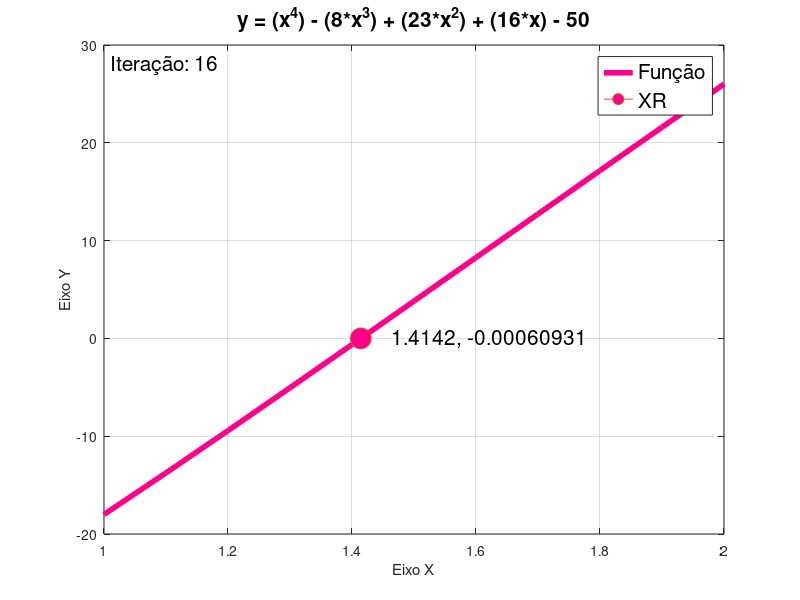
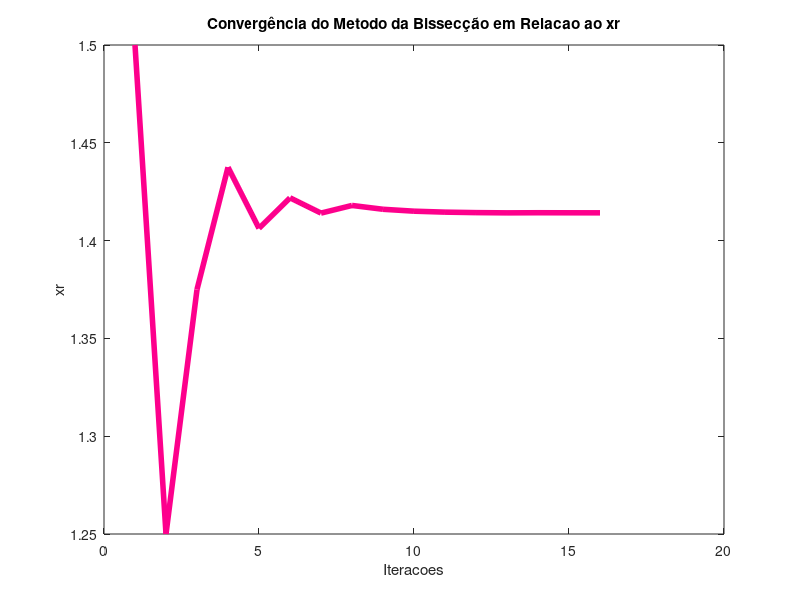
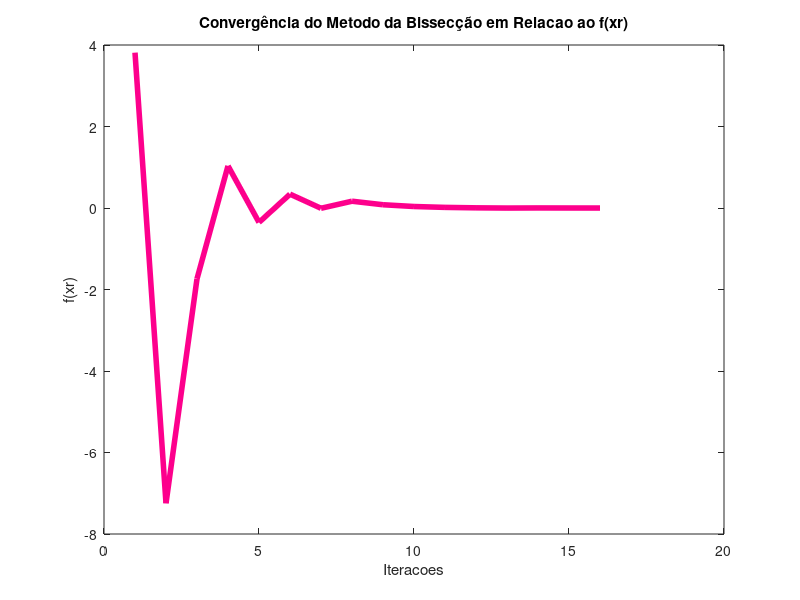

Source code (MATLAB) for these figures, in order:
% Encontre a raiz de 𝑓(𝑥) = 𝑥4 − 8𝑥3 + 23𝑥2 + 16𝑥 − 50 no intervalo 1,0 ≤ 𝑥 ≤ 2,0 utilizando o Método da Bissecção com, no máximo, 1000 iterações. 
% Quantas iterações foram necessárias até a convergência? Resposta: 1,4142 para uma tolerância de 10−5.

function l1ex5()
    clc;
    iteracoes = 1000;
    contador = 1;
    tolerancia = 1e-5;
    erro = NaN;
    xl = 1.0;
    xu = 2.0;
    xrantigo = NaN;
    [xr, xhistorico, yhistorico] = bisseccao(xl, xu, xrantigo, tolerancia, iteracoes);
    figure(1); grafico_rosa(xhistorico, yhistorico, xl, xu);
    figure(2); convergenciaxr(xhistorico, yhistorico);
    figure(3); convergenciafxr(xhistorico, yhistorico)
    fprintf('A raix de 𝑓(𝑥) = 𝑥^4 − 8𝑥^3 + 23𝑥^2 + 16𝑥 − 50 no intervalo 1,0 ≤ 𝑥 ≤ 2,0 utilizando o Método da Bissecção é %.6f, e %i iterações foram suficientes.', xr, size(xhistorico,1))
endfunction

function [xr, xhistorico, yhistorico] = bisseccao(xl, xu, xrantigo, tolerancia, iteracoes)
    % Verificar se há troca de sinal entre intervalo
    mul = problema(xl) * problema(xu);
    xhistorico = zeros(iteracoes,1);
    yhistorico = zeros(iteracoes,1);
    if mul > 0
        error('Não há raiz nesse intervalo')
        endif
    for contador = 0:iteracoes  
        % Tentar achar raiz no intervalo
        xr = (xl + xu) / 2;
        xhistorico(contador+1) =  xr;
        yhistorico(contador+1) =  problema(xr);
        erro = abs(xrantigo-xr);
        % Achar metade
        if (problema(xl) * problema(xr)) < 0
            % Ta na primeira metade
            xu = xr;
        elseif (problema(xl) * problema(xr)) > 0
            % Ta na segunda metade
            xl = xr;
        endif
        if abs(xrantigo - xr) <= tolerancia
            break;
        endif
        xrantigo = xr; 
    endfor
    % Cortando tudo zerado no vetor
    xhistorico = xhistorico(1:contador);
    yhistorico = yhistorico(1:contador);
    endfunction

    function y = problema(x)
    y = (x^4) - (8*x^3) + (23*x^2) + (16*x) - 50;
endfunction

function grafico_rosa(xhistorico, yhistorico, xl, xu)
    % Intervalo definido
    intervalo = xl:0.1:xu;
    y = zeros(size(intervalo));
    i = 1;
    for xx = intervalo
        y(i) = problema(xx);;
        i = i + 1;
    endfor
    iteracoes = size(yhistorico, 1);  
    for ciclos = 1:iteracoes
        plot(intervalo, y, 'linewidth', 4, 'color', [0.9922, 0.0000, 0.5490]);
        grid;
        title("y = (x^4) - (8*x^3) + (23*x^2) + (16*x) - 50", 'fontsize', 15);
        xlabel("Eixo X");
        ylabel("Eixo Y");
        hold on;
        plot(xhistorico(ciclos), yhistorico(ciclos), 'marker', 'o', 'markersize', 15, 'markerfacecolor', [0.9922, 0.0000, 0.5490], 'DisplayName', 'Ponto')
        text((xhistorico(ciclos)+ 0.05), (yhistorico(ciclos)), [num2str(xhistorico(ciclos)), ', ', num2str(yhistorico(ciclos))], 'Color', 'k', 'fontsize', 15);
        text(1.01, 28, sprintf('Iteração: %d', ciclos), 'FontSize', 15);
        flegend = legend('Função','XR', 'Location', 'northeast');
        set(flegend, 'FontSize', 15);
        pause(0.1);
        hold off;
    endfor
endfunction

function convergenciaxr(xhistorico, yhistorico) %Convergência pra xr e para f,xr,
    iteracoes = size(xhistorico, 1);
    plot(1:iteracoes, xhistorico, 'color', [0.9922, 0.0000, 0.5490], 'linewidth', 4);
    title("Convergência do Metodo da Bissecção em Relacao ao xr")
    xlabel("Iteracoes");
    ylabel("xr");
endfunction

function convergenciafxr(xhistorico, yhistorico) %Convergência pra xr e para f,xr,
    iteracoes = size(yhistorico, 1);
    plot(1:iteracoes, yhistorico, 'color', [0.9922, 0.0000, 0.5490], 'linewidth', 4);
    title("Convergência do Metodo da Bissecção em Relacao ao f(xr)")
    xlabel("Iteracoes");
    ylabel("f(xr)");
endfunction
